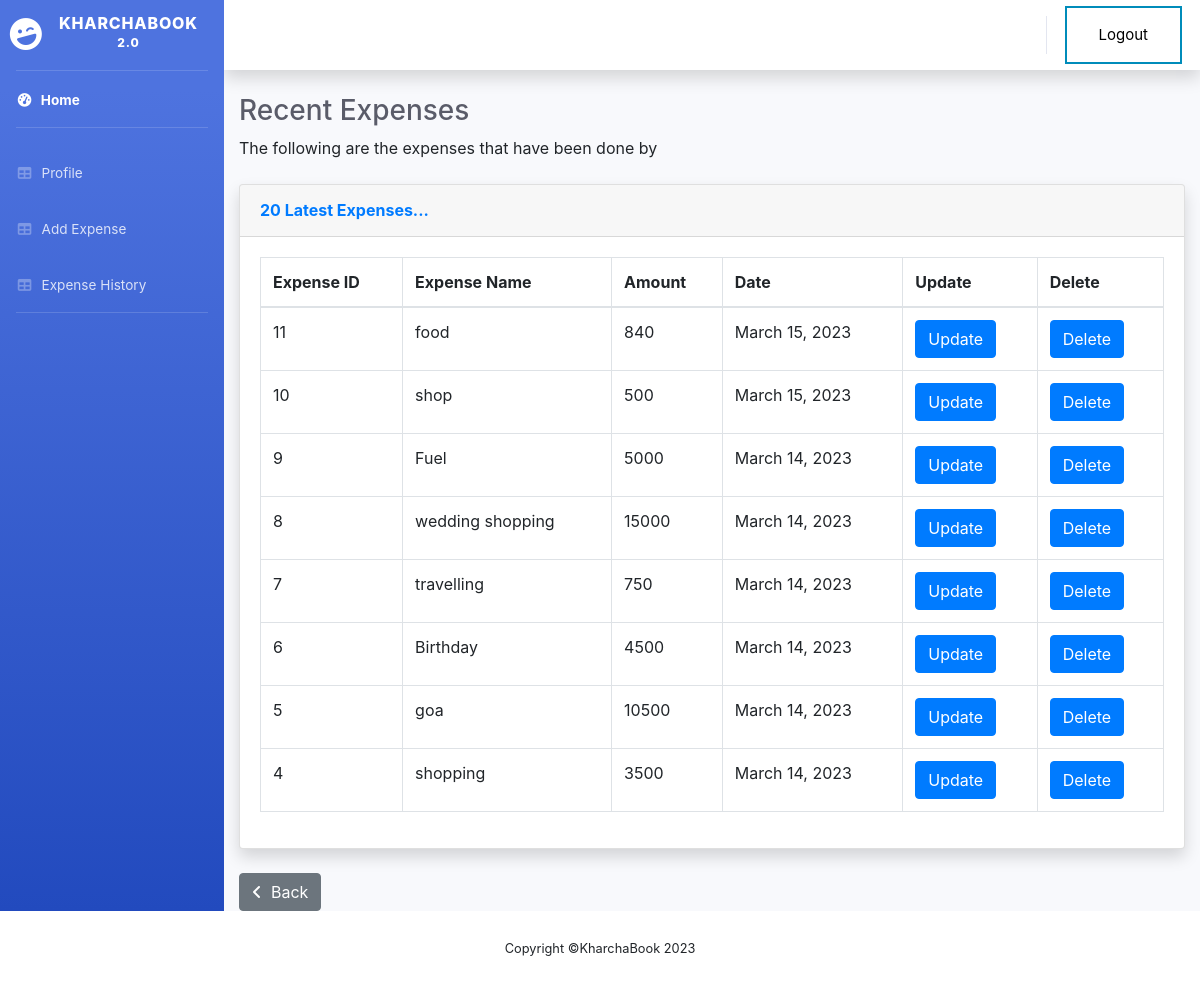
The app's page /expense_history/ (signed in), older data.
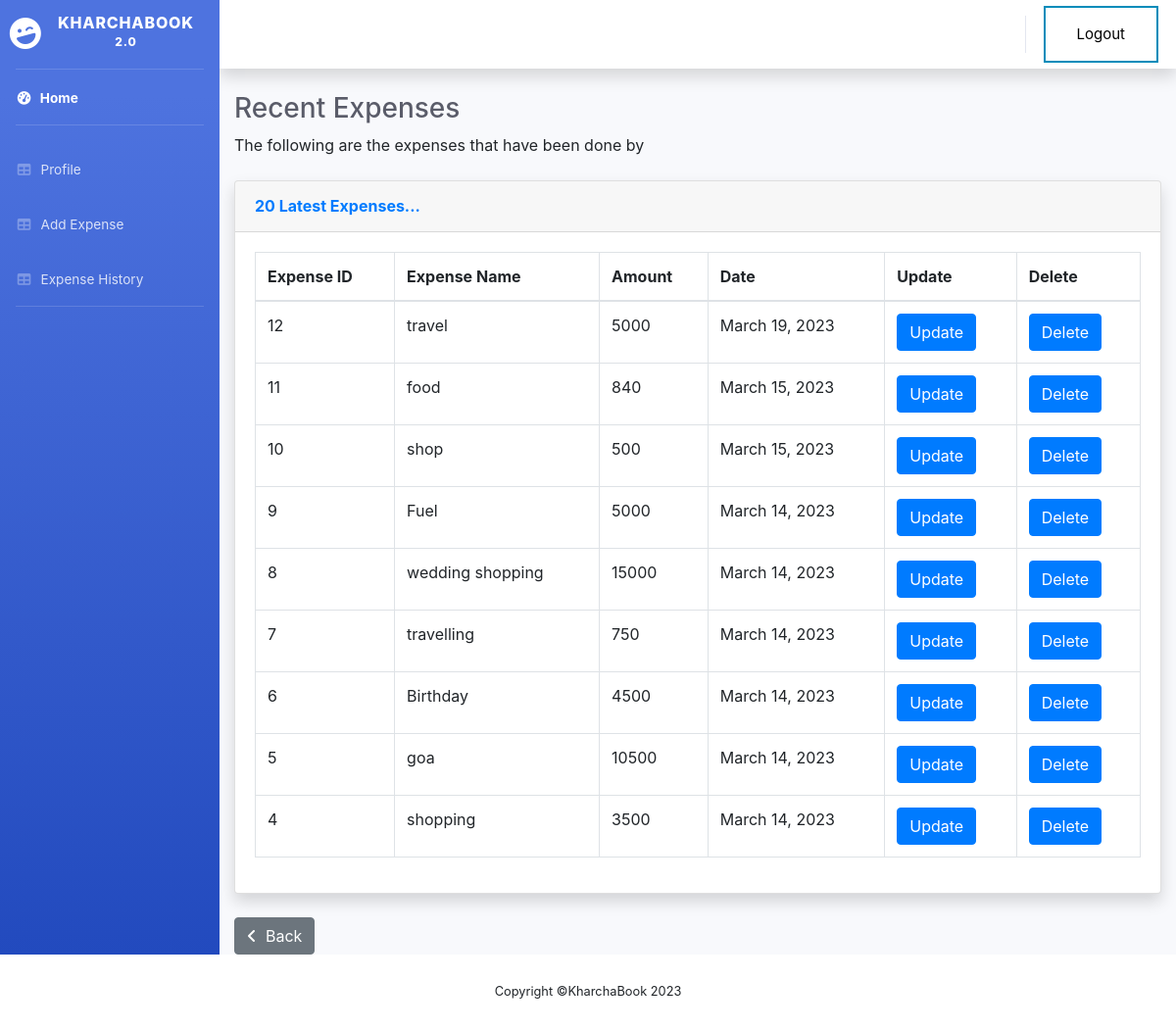
The same page, newer data.
### home/models.py (models this page shows, shortened)
class Expense(models.Model):
    user = models.ForeignKey(User, default=1, on_delete=models.CASCADE)
    profile = models.ForeignKey(Profile, on_delete=models.CASCADE, related_name='expenses')
    name = models.CharField(max_length=100)
    amount = models.CharField(max_length=10)
    date = models.DateField(default=now)

### home/views.py (the view)
# urls.py: path('expense_history/', views.expense_history, name='expense_history'),
@login_required(login_url = 'login')
def expense_history(request):
	expense = Expense.objects.filter(user = request.user).order_by('-id')
	recent_expense = expense[:20]
	context = {
		"expense":expense,
		"expense_count":expense.count(),
		"recent_expense":recent_expense,
	}
	return render(request, 'expense_history.html', context)

### templates/expense_history.html (shortened to what the changed rows need)
{% extends 'base.html' %}
{% load static %}
{% block content %}
<body id="page-top">
    <div id="wrapper">
        <div id="content-wrapper" class="d-flex flex-column">
            <div id="content">
                <div class="container-fluid">
                    <h1 class="h3 mb-2 text-gray-800">Recent Expenses</h1>
                    <div class="card shadow mb-4">
                        <div class="card-body">
                            <div class="table-responsive">
                                <table class="table table-bordered" id="dataTable" width="100%" cellspacing="0">
                                    <thead>
                                        <tr>
                                            <th>Expense ID</th>
                                            <th>Expense Name</th>
                                            <th>Amount</th>
                                            <th>Date</th>
                                            <th>Update</th>
                                            <th>Delete</th>
                                        </tr>
                                    </thead>
                                    <tfoot>
                                        <tbody>
                                        {% for expense in recent_expense %}
                                            <tr>
                                                <td>{{expense.id}}</td>
                                                <td>{{expense.name}}</td>
                                                <td>{{expense.amount}}</td>
                                                <td>{{expense.date}}</td>
                                                <td><a href="{% url 'update_expense' expense.id %}" class="btn btn-primary">Update</a></td>
                                                <td><a href="{% url 'delete_expense' expense.id %}" class="btn btn-primary">Delete</a></td>
                                            </tr>
                                        {% endfor %}
                                        </tbody>
                                    </tfoot>
                                </table>
                            </div>
                        </div>
                    </div>
                </div>
            </div>
        </div>
    </div>
</body>
{% endblock %}

Row changes from the older to the newer data that the page shows:
added Expense: id "12", name "travel", amount "5000", date "March 19, 2023"
